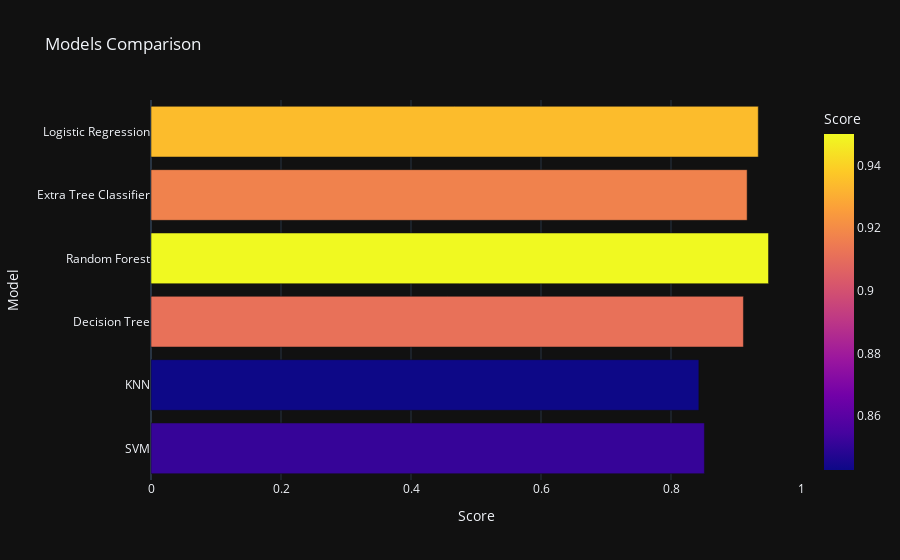

Notebook code cell kept with this figure:
### Code cell
px.bar(data_frame=models1,x='Score',y='Model',color='Score',template='plotly_dark',title='Models Comparison')

### Figure 1 — Plotly figure (JSON) as saved in the notebook; plotly's stock layout.template omitted (floating-point values rounded to 4 significant figures)
{"data": [{"alignmentgroup": "True", "hovertemplate": "Score=%{marker.color}<br>Model=%{y}<extra></extra>", "legendgroup": "", "marker": {"color": [0.8514, 0.8429, 0.9114, 0.95, 0.9171, 0.9343], "coloraxis": "coloraxis", "pattern": {"shape": ""}}, "name": "", "offsetgroup": "", "orientation": "h", "showlegend": false, "textposition": "auto", "type": "bar", "x": [0.8514, 0.8429, 0.9114, 0.95, 0.9171, 0.9343], "xaxis": "x", "y": ["SVM", "KNN", "Decision Tree", "Random Forest", "Extra Tree Classifier", "Logistic Regression"], "yaxis": "y"}], "layout": {"autosize": true, "barmode": "relative", "coloraxis": {"colorbar": {"title": {"text": "Score"}}, "colorscale": [[0, "#0d0887"], [0.1111, "#46039f"], [0.2222, "#7201a8"], [0.3333, "#9c179e"], [0.4444, "#bd3786"], [0.5556, "#d8576b"], [0.6667, "#ed7953"], [0.7778, "#fb9f3a"], [0.8889, "#fdca26"], [1, "#f0f921"]]}, "legend": {"tracegroupgap": 0}, "title": {"text": "Models Comparison"}, "xaxis": {"anchor": "y", "autorange": true, "domain": [0, 1], "range": [0, 1], "title": {"text": "Score"}, "type": "linear"}, "yaxis": {"anchor": "x", "autorange": true, "domain": [0, 1], "range": [-0.5, 5.5], "title": {"text": "Model"}, "type": "category"}}}
